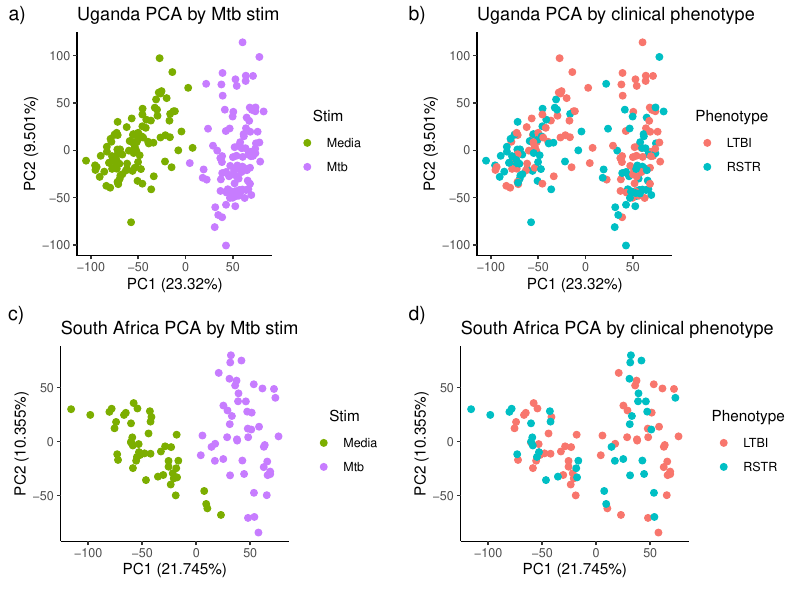

This figure's R source:
library(tidyverse)
library(cowplot)
set.seed(4389)

#### Uganda ####
load("../Uganda/data_clean/RSTR_RNAseq_data_combined_uniqueFULLID.RData")

#Calculate PCA
PCA <- as.data.frame(dat.combined.voom$E) %>% 
  t() %>% 
  prcomp()

PC1.label <- paste("PC1 (", summary(PCA)$importance[2,1]*100, "%)", sep="")
PC2.label <-paste("PC2 (", summary(PCA)$importance[2,2]*100, "%)", sep="")

# Extract PC values
PCA.dat <- as.data.frame(PCA$x) %>% 
  rownames_to_column("libID") %>%
  # Select PCs
  dplyr::select(libID, PC1:PC3) %>% 
  # Merge with metadata
  left_join(dat.combined.voom$targets, by="libID")

PCA1 <- ggplot(PCA.dat, aes(PC1, PC2)) +
    geom_point(aes(color=condition),
               size=2) +
    #Beautify
    theme_classic() +
    labs(x=PC1.label, y=PC2.label, 
         title="Uganda PCA by Mtb stim") +
    coord_fixed(ratio=1) +
    guides(color=guide_legend(title.position="top", 
                              title.hjust = 0.5)) +
  scale_color_manual(name = "Stim", values=c("#7CAE00","#C77CFF"), 
                     labels = c("Media", "Mtb"))
PCA1

PCA2 <- ggplot(PCA.dat, aes(PC1, PC2)) +
  geom_point(aes(color=Sample_Group),
             size=2) +
  #Beautify
  theme_classic() +
  labs(x=PC1.label, y=PC2.label, 
       title="Uganda PCA by clinical phenotype") +
  coord_fixed(ratio=1) +
  guides(color=guide_legend(title.position="top", 
                            title.hjust = 0.5)) + 
  scale_color_discrete(name = "Phenotype")
PCA2

#### SAfrica ####
load("../SAfrica/data_clean/RSTR_SA_dat_clean.RData")

#Calculate PCA
PCA.SA <- as.data.frame(dat.abund.norm.voom$E) %>% 
  t() %>% 
  prcomp()

PC1.label2 <- paste("PC1 (", summary(PCA.SA)$importance[2,1]*100, "%)", sep="")
PC2.label2 <-paste("PC2 (", summary(PCA.SA)$importance[2,2]*100, "%)", sep="")

# Extract PC values
PCA.dat2 <- as.data.frame(PCA.SA$x) %>% 
  rownames_to_column("libID") %>%
  # Select PCs
  dplyr::select(libID, PC1:PC3) %>% 
  # Merge with metadata
  left_join(dat.abund.norm.voom$targets, by="libID")

PCA3 <- ggplot(PCA.dat2, aes(PC1, PC2)) +
  geom_point(aes(color=condition),
             size=2) +
  #Beautify
  theme_classic() +
  labs(x=PC1.label2, y=PC2.label2, 
       title="South Africa PCA by Mtb stim") +
  coord_fixed(ratio=1) +
  guides(color=guide_legend(title.position="top", 
                            title.hjust = 0.5)) +
  scale_color_manual(name = "Stim", values=c("#7CAE00","#C77CFF"),
                     labels = c("Media", "Mtb"))
PCA3

PCA4 <- ggplot(PCA.dat2, aes(PC1, PC2)) +
  geom_point(aes(color=Sample_Group),
             size=2) +
  #Beautify
  theme_classic() +
  labs(x=PC1.label2, y=PC2.label2, 
       title="South Africa PCA by clinical phenotype") +
  coord_fixed(ratio=1) +
  guides(color=guide_legend(title.position="top", 
                            title.hjust = 0.5)) +
  scale_color_discrete(name = "Phenotype")
  
PCA4

#### Save ####
ggsave("FigS2.PCA.pdf", 
       plot_grid(PCA1,PCA2,PCA3,PCA4, align = "hv", axis="lrtb",
                 ncol=2,labels = c("a)","b)","c)","d)"), label_fontface = "plain"),
       height=6, width=8)
tiff("FigS2.PCA.tiff", height=6, width=8, units="in", res=300)
plot_grid(PCA1,PCA2,PCA3,PCA4, align = "hv", axis="lrtb",
          ncol=2,labels = c("a)","b)","c)","d)"), label_fontface = "plain")
dev.off()